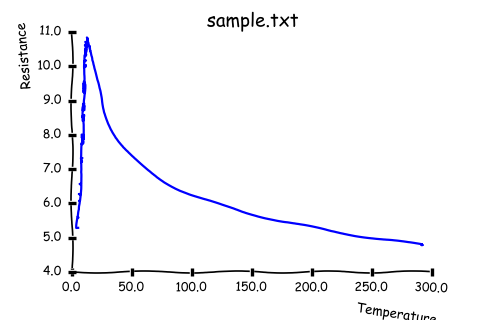

This chart was generated by the following Python code:
from Stoner import Data
from Stoner.PlotFormats import SketchPlot
p=Data("sample.txt",setas="xy",template=SketchPlot)
p.plot()
